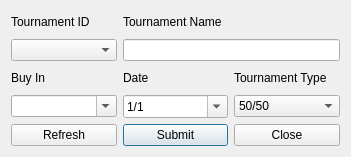
<?xml version="1.0" encoding="UTF-8"?>
<ui version="4.0">
 <class>Dialog</class>
 <widget class="QDialog" name="Dialog">
  <property name="geometry">
   <rect>
    <x>0</x>
    <y>0</y>
    <width>351</width>
    <height>157</height>
   </rect>
  </property>
  <property name="windowTitle">
   <string>Tourney Info</string>
  </property>
  <layout class="QGridLayout" name="gridLayout">
   <item row="1" column="0">
    <widget class="QComboBox" name="cb_tourneyid">
     <property name="whatsThis">
      <string/>
     </property>
    </widget>
   </item>
   <item row="2" column="2">
    <widget class="QLabel" name="label_5">
     <property name="text">
      <string>Tournament Type</string>
     </property>
    </widget>
   </item>
   <item row="0" column="1" colspan="2">
    <widget class="QLabel" name="label_2">
     <property name="text">
      <string>Tournament Name</string>
     </property>
    </widget>
   </item>
   <item row="0" column="0">
    <widget class="QLabel" name="label">
     <property name="text">
      <string>Tournament ID</string>
     </property>
    </widget>
   </item>
   <item row="3" column="0">
    <widget class="QComboBox" name="cb_buyin">
     <property name="editable">
      <bool>true</bool>
     </property>
     <item>
      <property name="text">
       <string/>
      </property>
     </item>
     <item>
      <property name="text">
       <string>$1</string>
      </property>
     </item>
     <item>
      <property name="text">
       <string>$2</string>
      </property>
     </item>
     <item>
      <property name="text">
       <string>$5</string>
      </property>
     </item>
     <item>
      <property name="text">
       <string>$10</string>
      </property>
     </item>
     <item>
      <property name="text">
       <string>$25</string>
      </property>
     </item>
    </widget>
   </item>
   <item row="3" column="1">
    <widget class="QDateEdit" name="cb_date">
     <property name="minimumDateTime">
      <datetime>
       <hour>0</hour>
       <minute>0</minute>
       <second>0</second>
       <year>2014</year>
       <month>1</month>
       <day>1</day>
      </datetime>
     </property>
     <property name="minimumDate">
      <date>
       <year>2014</year>
       <month>1</month>
       <day>1</day>
      </date>
     </property>
     <property name="displayFormat">
      <string>M/d</string>
     </property>
     <property name="calendarPopup">
      <bool>true</bool>
     </property>
     <property name="currentSectionIndex">
      <number>1</number>
     </property>
    </widget>
   </item>
   <item row="3" column="2">
    <widget class="QComboBox" name="cb_type">
     <item>
      <property name="text">
       <string>50/50</string>
      </property>
     </item>
     <item>
      <property name="text">
       <string>GPP</string>
      </property>
     </item>
     <item>
      <property name="text">
       <string>League</string>
      </property>
     </item>
    </widget>
   </item>
   <item row="2" column="1">
    <widget class="QLabel" name="label_4">
     <property name="text">
      <string>Date</string>
     </property>
    </widget>
   </item>
   <item row="1" column="1" colspan="2">
    <widget class="QLineEdit" name="le_name">
     <property name="readOnly">
      <bool>true</bool>
     </property>
    </widget>
   </item>
   <item row="2" column="0">
    <widget class="QLabel" name="label_3">
     <property name="text">
      <string>Buy In</string>
     </property>
    </widget>
   </item>
   <item row="4" column="1">
    <widget class="QPushButton" name="btn_submit">
     <property name="text">
      <string>Submit</string>
     </property>
    </widget>
   </item>
   <item row="4" column="2">
    <widget class="QPushButton" name="btn_close">
     <property name="text">
      <string>Close</string>
     </property>
    </widget>
   </item>
   <item row="4" column="0">
    <widget class="QPushButton" name="btn_refresh">
     <property name="text">
      <string>Refresh</string>
     </property>
    </widget>
   </item>
  </layout>
 </widget>
 <resources/>
 <connections/>
</ui>
